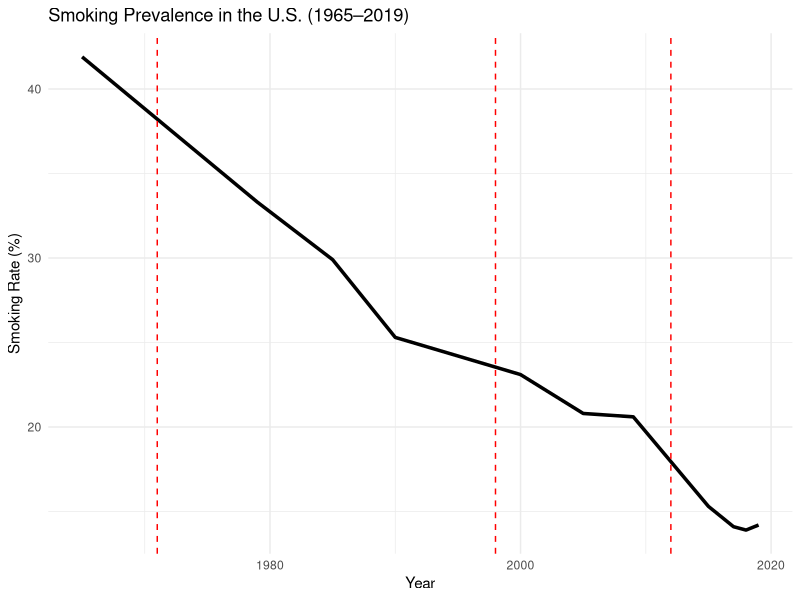
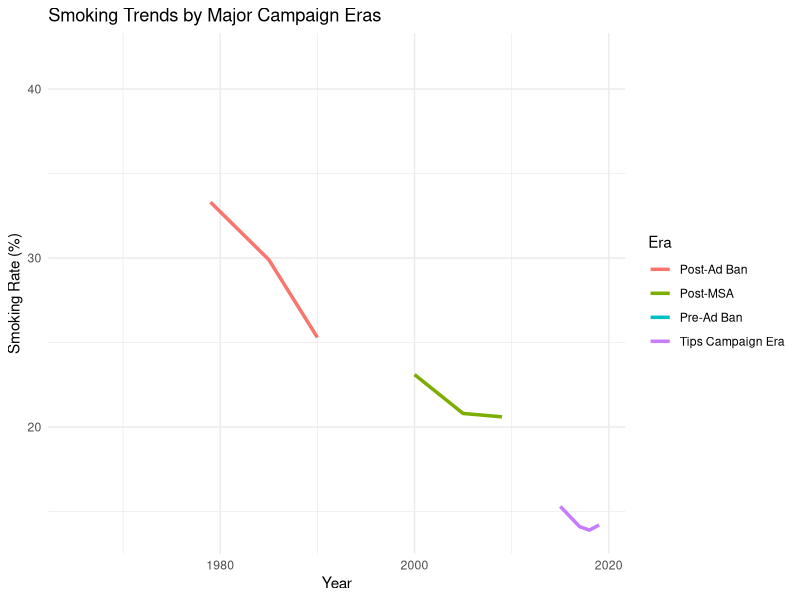
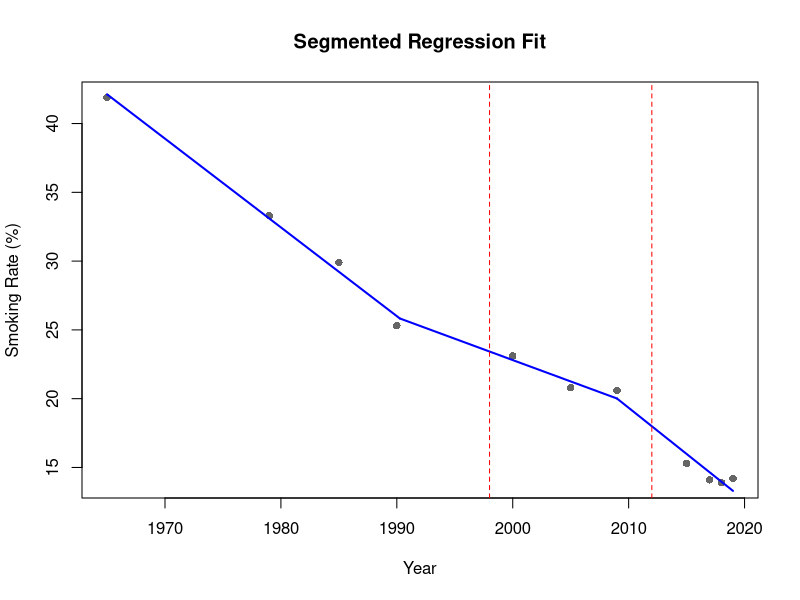

Generate these figures, in order, with R:
## ---- chunk 1
knitr::opts_chunk$set(echo = FALSE, warning = FALSE, message = FALSE)
library(tidyverse)
library(segmented)
## ---- chunk 2
dat <- read_csv("cdc_smoking_trends_1965_2019.csv") %>%
  mutate(
    era = case_when(
      year < 1971 ~ "Pre‑Ad Ban",
      year >= 1971 & year < 1998 ~ "Post‑Ad Ban",
      year >= 1998 & year < 2012 ~ "Post‑MSA",
      year >= 2012 ~ "Tips Campaign Era"
    )
  )
## ---- chunk 3
ggplot(dat, aes(year, smoking_rate)) +
  geom_line(size = 1.2) +
  geom_vline(xintercept = c(1971, 1998, 2012),
             linetype = "dashed", color = "red") +
  labs(title = "Smoking Prevalence in the U.S. (1965–2019)",
       y = "Smoking Rate (%)",
       x = "Year") +
  theme_minimal()
## ---- chunk 4
ggplot(dat, aes(year, smoking_rate, color = era)) +
  geom_line(size = 1.2) +
  labs(title = "Smoking Trends by Major Campaign Eras",
       y = "Smoking Rate (%)",
       x = "Year",
       color = "Era") +
  theme_minimal()
## ---- chunk 5
m1 <- lm(smoking_rate ~ year, data = dat)
summary(m1)
## ---- chunk 6
m_seg <- segmented(m1, seg.Z = ~ year, psi = c(1998, 2012))
summary(m_seg)
## ---- chunk 7
plot(dat$year, dat$smoking_rate,
     pch = 16, col = "gray40",
     xlab = "Year", ylab = "Smoking Rate (%)",
     main = "Segmented Regression Fit")

plot(m_seg, add = TRUE, col = "blue", lwd = 2)
abline(v = c(1998, 2012), col = "red", lty = 2)
